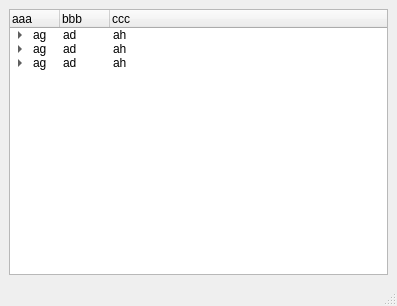
<?xml version="1.0" encoding="UTF-8"?>
<ui version="4.0">
 <class>MainWindow</class>
 <widget class="QMainWindow" name="MainWindow">
  <property name="geometry">
   <rect>
    <x>0</x>
    <y>0</y>
    <width>397</width>
    <height>306</height>
   </rect>
  </property>
  <property name="windowTitle">
   <string>MainWindow</string>
  </property>
  <widget class="QWidget" name="centralwidget">
   <layout class="QGridLayout" name="gridLayout">
    <item row="0" column="0">
     <widget class="QTreeWidget" name="treeWidget">
      <attribute name="headerDefaultSectionSize">
       <number>50</number>
      </attribute>
      <column>
       <property name="text">
        <string>aaa</string>
       </property>
      </column>
      <column>
       <property name="text">
        <string>bbb</string>
       </property>
      </column>
      <column>
       <property name="text">
        <string>ccc</string>
       </property>
      </column>
      <item>
       <property name="text">
        <string>ag</string>
       </property>
       <property name="text">
        <string>ad</string>
       </property>
       <property name="text">
        <string>ah</string>
       </property>
       <item>
        <property name="text">
         <string>eidt</string>
        </property>
        <property name="text">
         <string>value</string>
        </property>
       </item>
      </item>
      <item>
       <property name="text">
        <string>ag</string>
       </property>
       <property name="text">
        <string>ad</string>
       </property>
       <property name="text">
        <string>ah</string>
       </property>
       <item>
        <property name="text">
         <string>edit</string>
        </property>
        <property name="text">
         <string>value</string>
        </property>
        <property name="text">
         <string/>
        </property>
       </item>
      </item>
      <item>
       <property name="text">
        <string>ag</string>
       </property>
       <property name="text">
        <string>ad</string>
       </property>
       <property name="text">
        <string>ah</string>
       </property>
       <item>
        <property name="text">
         <string>edit</string>
        </property>
        <property name="text">
         <string>value</string>
        </property>
        <property name="text">
         <string/>
        </property>
       </item>
      </item>
     </widget>
    </item>
   </layout>
  </widget>
  <widget class="QMenuBar" name="menubar">
   <property name="geometry">
    <rect>
     <x>0</x>
     <y>0</y>
     <width>397</width>
     <height>21</height>
    </rect>
   </property>
  </widget>
  <widget class="QStatusBar" name="statusbar"/>
 </widget>
 <resources/>
 <connections/>
</ui>
